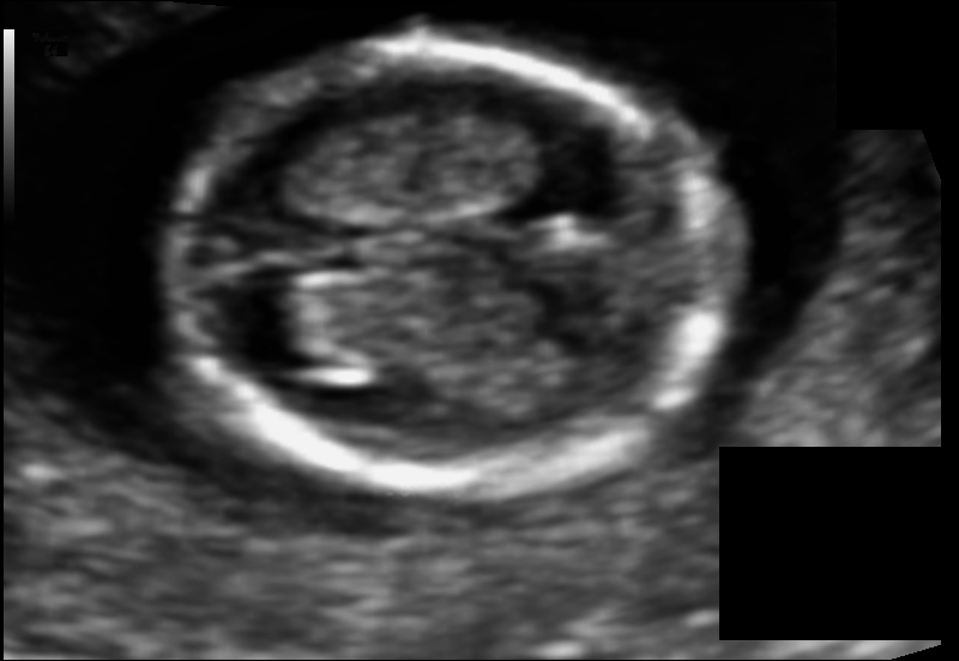
#> input picture shared/dataset_v4/test_set/images/149_HC.png, 959 x 661 px; its folder holds only this picture in this run
$ python create_sample_videos.py
#> lines starting #> are read from the running program, lines starting #| are printed output that depends on the picture
"""
Create sample video from test images for demo purposes
Useful when you don't have actual ultrasound videos
"""
import cv2
import numpy as np
from pathlib import Path
from tqdm import tqdm


def create_video_from_images(
    image_dir,
    output_path,
    fps=10,
    max_frames=100,
    target_size=(256, 256)
):
    """
    Create video from image sequence

    Args:
        image_dir: Path to directory containing images
        output_path: Output video file path
        fps: Frames per second
        max_frames: Maximum number of frames to include
        target_size: Resize images to this size
    """
#> called with fps = 10, max_frames = 30, target_size = (256, 256)
    image_dir = Path(image_dir)

    # Find all images
    image_files = []
    for ext in ['*.png', '*.jpg', '*.jpeg', '*.bmp']:
        image_files.extend(sorted(image_dir.glob(ext)))

    if not image_files:
        print(f"❌ No images found in {image_dir}")
        return

    # Limit frames
    image_files = image_files[:max_frames]

    print(f"📁 Found {len(image_files)} images")
    print(f"🎬 Creating video: {output_path}")
    print(f"⚙️ Settings: {fps} FPS, {target_size[0]}x{target_size[1]}")

    # Read first image to get properties
    first_frame = cv2.imread(str(image_files[0]), cv2.IMREAD_GRAYSCALE)
#> first_frame is the input picture: shape (661, 959); min 0, max 255, mean 54.3
    first_frame = cv2.resize(first_frame, target_size)
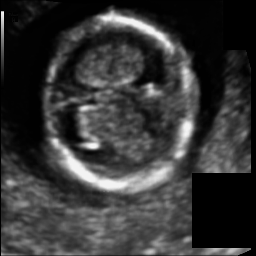
#> first_frame: shape (256, 256); min 0, max 248, mean 54.2

    # Create video writer
    fourcc = cv2.VideoWriter_fourcc(*'mp4v')
    out = cv2.VideoWriter(
        str(output_path),
        fourcc,
        fps,
        target_size,
        isColor=True  # Convert grayscale to BGR for compatibility
    )

    # Write frames
    for img_path in tqdm(image_files, desc="Processing frames"):
        frame = cv2.imread(str(img_path), cv2.IMREAD_GRAYSCALE)
        frame = cv2.resize(frame, target_size)

        # Convert grayscale to BGR
        frame_bgr = cv2.cvtColor(frame, cv2.COLOR_GRAY2BGR)

        out.write(frame_bgr)

    out.release()

    # Get file size
    file_size = Path(output_path).stat().st_size / (1024 * 1024)  # MB
    duration = len(image_files) / fps

    print(f"\n✅ Video created successfully!")
    print(f"   File: {output_path}")
    print(f"   Frames: {len(image_files)}")
    print(f"   Duration: {duration:.2f}s")
    print(f"   Size: {file_size:.2f} MB")


def create_sample_videos():
    """Create multiple sample videos from test dataset"""

    # Ensure output directory exists
    output_dir = Path('demo')
    output_dir.mkdir(exist_ok=True)

    # Test images directory
    test_images = Path('shared/dataset_v4/test_set/images')

    if not test_images.exists():
        print(f"❌ Test images not found at: {test_images}")
        print("   Please check the path or run dataset preparation first")
        return

    print("="*60)
    print("Creating Sample Videos for Demo")
    print("="*60)
    print()

    # Create multiple videos with different settings
    configs = [
        {
            'name': 'sample_video_short.mp4',
            'max_frames': 30,
            'fps': 10,
            'description': 'Short demo (3 seconds, 30 frames)'
        },
        {
            'name': 'sample_video_medium.mp4',
            'max_frames': 100,
            'fps': 15,
            'description': 'Medium demo (6.7 seconds, 100 frames)'
        },
        {
            'name': 'sample_video_long.mp4',
            'max_frames': 200,
            'fps': 20,
            'description': 'Long demo (10 seconds, 200 frames)'
        }
    ]

    for config in configs:
        print(f"\n🎥 {config['description']}")
        print("-" * 60)

        output_path = output_dir / config['name']

        create_video_from_images(
            image_dir=test_images,
            output_path=output_path,
            fps=config['fps'],
            max_frames=config['max_frames']
        )

    print("\n" + "="*60)
    print("✅ All sample videos created!")
    print("="*60)
    print("\n📂 Videos saved in: demo/")
    print("   - sample_video_short.mp4  (quick test)")
    print("   - sample_video_medium.mp4 (recommended)")
    print("   - sample_video_long.mp4   (full demo)")
    print("\n💡 Use these videos in the 'Real-Time Video Stream' tab!")


if __name__ == '__main__':
    create_sample_videos()
